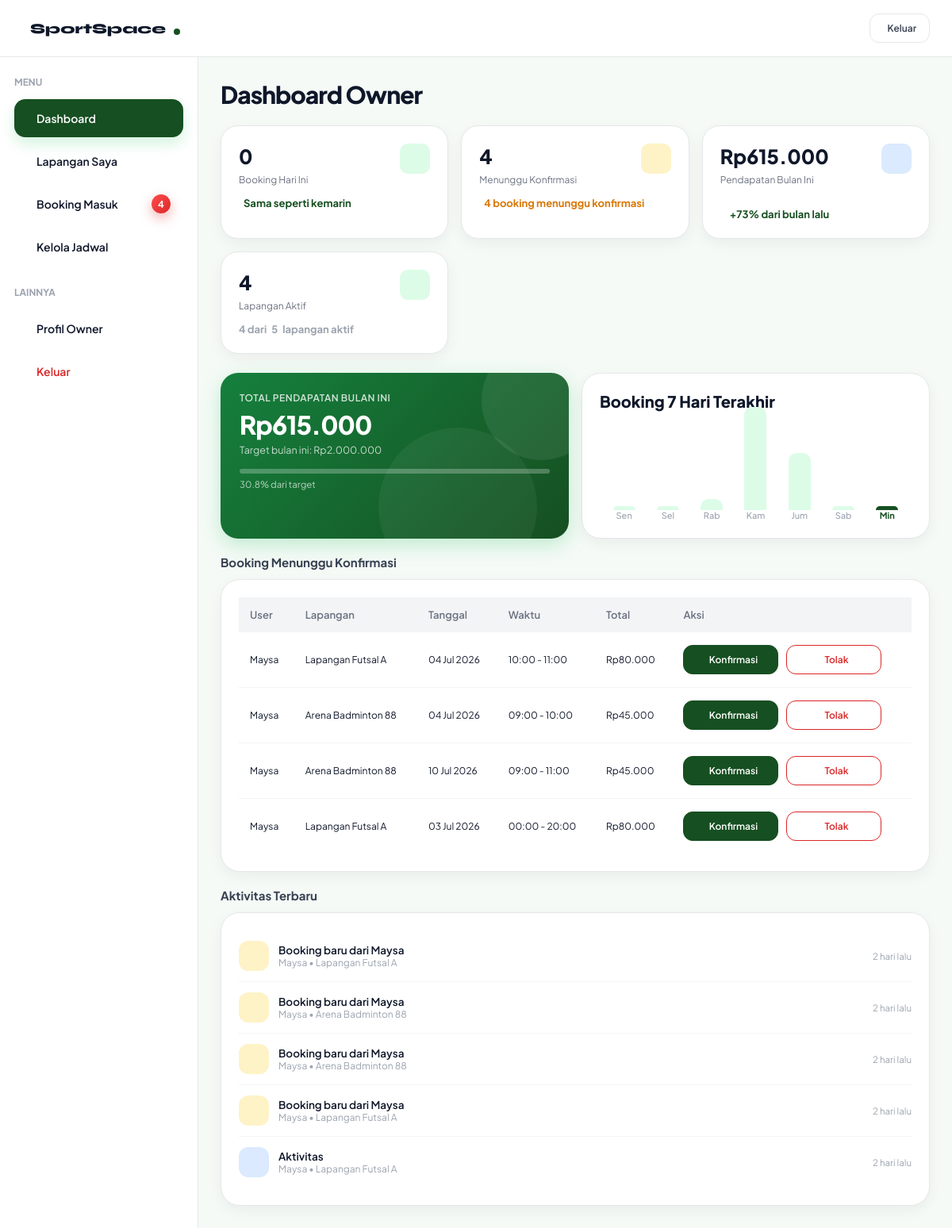
Screenshot of /dashboard-owner.php with the database file from the repository.
### tables this page shows
CREATE TABLE `booking` (
  `booking_id` int(11) NOT NULL,
  `user_id` int(11) NOT NULL,
  `field_id` int(11) NOT NULL,
  `tanggal` date NOT NULL,
  `jam_mulai` time NOT NULL,
  `jam_selesai` time NOT NULL,
  `status` enum('tertunda','menunggu konfirmasi','terkonfirmasi','dibatalkan','selesai') NOT NULL DEFAULT 'tertunda',
  `created_at` timestamp NOT NULL DEFAULT current_timestamp(),
  `booking_code` varchar(20) DEFAULT NULL,
  `metode_pembayaran` varchar(30) DEFAULT NULL,
  `bank` varchar(30) DEFAULT NULL,
  `total` decimal(12,2) NOT NULL
);

CREATE TABLE `users` (
  `user_id` int(11) NOT NULL,
  `nama` varchar(50) NOT NULL,
  `email` varchar(100) NOT NULL,
  `telepon` varchar(15) NOT NULL,
  `password` varchar(255) NOT NULL,
  `role` enum('user','admin','owner') NOT NULL DEFAULT 'user',
  `aktif` enum('aktif','nonaktif') NOT NULL DEFAULT 'aktif',
  `created_at` timestamp NOT NULL DEFAULT current_timestamp()
);

CREATE TABLE `fields` (
  `field_id` int(11) NOT NULL,
  `owner_id` int(11) DEFAULT NULL,
  `nama_lapangan` varchar(100) NOT NULL,
  `jenis` varchar(50) NOT NULL,
  `harga` decimal(10,2) NOT NULL,
  `status` enum('tersedia','penuh') NOT NULL DEFAULT 'tersedia',
  `lokasi` varchar(255) DEFAULT NULL,
  `gambar` varchar(255) DEFAULT NULL,
  `deskripsi` text DEFAULT NULL,
  `owner_name` varchar(100) DEFAULT NULL,
  `owner_phone` varchar(20) DEFAULT NULL,
  `owner_address` varchar(255) DEFAULT NULL,
  `jam_operasional` varchar(50) DEFAULT NULL,
  `kapasitas` int(11) DEFAULT NULL,
  `jenis_lantai` varchar(50) DEFAULT NULL,
  `fasilitas` text DEFAULT NULL,
  `maps_link` text DEFAULT NULL,
  `google_maps_url` text DEFAULT NULL,
  `verifikasi` enum('pending','diterima','ditolak') NOT NULL DEFAULT 'pending',
  `durasi_slot` int(11) NOT NULL DEFAULT 1,
  `hari_libur` text DEFAULT NULL,
  `aktif` enum('aktif','nonaktif') NOT NULL
);

### get-owner-dashboard.php (called while the page is built, shortened)
<?php
include "config.php";
$queryBookingHariIni = mysqli_query($conn, "
SELECT COUNT(*) AS total
FROM booking
WHERE tanggal = CURDATE()
");
$bookingHariIni = mysqli_fetch_assoc($queryBookingHariIni);
$queryPending = mysqli_query($conn, "
SELECT COUNT(*) AS total
FROM booking
WHERE status='tertunda'
");
$pending = mysqli_fetch_assoc($queryPending);
$queryLapanganAktif = mysqli_query($conn, "
SELECT COUNT(*) AS total
FROM fields
WHERE aktif='aktif'
");
$lapanganAktif = mysqli_fetch_assoc($queryLapanganAktif);
$queryTotalLapangan = mysqli_query($conn, "
SELECT COUNT(*) AS total
FROM fields
");
$totalLapangan = mysqli_fetch_assoc($queryTotalLapangan);
$queryPendapatan = mysqli_query($conn,"
SELECT SUM(f.harga) AS total
FROM booking b
JOIN fields f ON b.field_id = f.field_id
WHERE b.status='terkonfirmasi'
AND MONTH(b.tanggal)=MONTH(CURDATE())
AND YEAR(b.tanggal)=YEAR(CURDATE())
");
$pendapatan = mysqli_fetch_assoc($queryPendapatan);
$queryPendapatanLalu = mysqli_query($conn,"
SELECT SUM(f.harga) AS total
FROM booking b
JOIN fields f
ON b.field_id = f.field_id
WHERE b.status='terkonfirmasi'
AND MONTH(b.tanggal)=MONTH(DATE_SUB(CURDATE(), INTERVAL 1 MONTH))
AND YEAR(b.tanggal)=YEAR(DATE_SUB(CURDATE(), INTERVAL 1 MONTH))
");
$pendapatanLalu = mysqli_fetch_assoc($queryPendapatanLalu);
$targetPendapatan = 2000000;
$persenTarget = ($pendapatan['total'] / $targetPendapatan) * 100;
if($pendapatanLalu['total'] > 0){
    $persentasePendapatan =
    (($pendapatan['total'] - $pendapatanLalu['total'])
    / $pendapatanLalu['total']) * 100;
}else{
    $persentasePendapatan = 0;
}
$booking7Hari = [];
for($i = 6; $i >= 0; $i--){
    $tanggal = date("Y-m-d", strtotime("-$i day"));
    $query = mysqli_query($conn,"
    SELECT COUNT(*) AS total
    FROM booking
    WHERE tanggal='$tanggal'
    ");
    $data = mysqli_fetch_assoc($query);
    $booking7Hari[] = $data['total'];
    $maxBooking = max($booking7Hari);
}
?>

### get-owner-fields.php (called while the page is built, shortened)
<?php
include "config.php";
$queryTotal = mysqli_query($conn,"
SELECT COUNT(*) AS total
FROM fields
");
$queryAktif = mysqli_query($conn,"
SELECT COUNT(*) AS total
FROM fields
WHERE aktif='aktif'
");
?>

### get-jadwal-info.php (called while the page is built, shortened)
<?php
include "config.php";
if(isset($_GET['field'])){
    $field_id = (int)$_GET['field'];
}else{
    $cek = mysqli_query($conn,"
    SELECT field_id
    FROM fields
    ORDER BY field_id ASC
    LIMIT 1
    ");
    $fieldPertama = mysqli_fetch_assoc($cek);
    $field_id = $fieldPertama['field_id'];
}
$queryInfo = mysqli_query($conn,"
SELECT *
FROM fields
WHERE field_id='$field_id'
");
$info = mysqli_fetch_assoc($queryInfo);
$queryBookingHariIni = mysqli_query(
    $conn,
    "SELECT COUNT(*) AS total
    FROM booking
    WHERE field_id = '".$info['field_id']."'
    AND tanggal = CURDATE()"
);
$dataBooking = mysqli_fetch_assoc($queryBookingHariIni);
$queryBookingKemarin = mysqli_query($conn,"
SELECT COUNT(*) AS total
FROM booking
WHERE field_id='".$info['field_id']."'
AND tanggal = DATE_SUB(CURDATE(), INTERVAL 1 DAY)
");
$dataBookingKemarin = mysqli_fetch_assoc($queryBookingKemarin);
$selisihBooking =
$dataBooking['total'] - $dataBookingKemarin['total'];
$targetPendapatan = 2000000;
?>

### get-pending-booking.php (called while the page is built, shortened)
<?php
$queryPendingBooking = mysqli_query($conn, "
SELECT
    booking.booking_id,
    booking.tanggal,
    booking.jam_mulai,
    booking.jam_selesai,
    booking.status,
    users.nama,
    fields.nama_lapangan,
    fields.harga
FROM booking
JOIN users
ON booking.user_id = users.user_id
JOIN fields
ON booking.field_id = fields.field_id
WHERE booking.status = 'tertunda'
ORDER BY booking.created_at ASC
");

### get-owner-activity.php (called while the page is built, shortened)
<?php
$queryActivity = mysqli_query($conn,"
SELECT
    booking.booking_id,
    booking.status,
    booking.created_at,
    users.nama,
    fields.nama_lapangan
FROM booking
JOIN users
ON booking.user_id = users.user_id
JOIN fields
ON booking.field_id = fields.field_id
ORDER BY booking.created_at DESC
LIMIT 5
");

### helper-time.php (called while the page is built, shortened)
<?php
function waktuLalu($datetime){
    $selisih = abs(time() - strtotime($datetime));
    if($selisih < 604800){
        return floor($selisih/86400)." hari lalu";
    }
    return date("d M Y", strtotime($datetime));
}

### dashboard-owner.php (the view, shortened to what this page needs)
<?php
include "config.php";
include "get-owner-dashboard.php";
include "get-owner-profile.php";
include "get-owner-fields.php";
include "get-jadwal-info.php";
include "get-pending-booking.php";
include "get-owner-activity.php";
include "helper-time.php";
?>
<!DOCTYPE html>
<html lang="id">
<head>
  <link rel="stylesheet" href="owner.css">
  <link rel="stylesheet" href="https://cdn.jsdelivr.net/npm/@tabler/icons-webfont@3.31.0/dist/tabler-icons.min.css">
</head>
<body>
<nav class="navbar">
  <a href="index.php" class="navbar-brand">
    <span>SportSpace</span>
    <div class="dot"></div>
  </a>
  <div class="navbar-actions">
    <a href="login.html">
      <button class="btn btn-outline btn-sm">
        Keluar
      </button>
    </a>
  </div>
</nav>
<div class="dashboard-layout">
  <aside class="sidebar">
    <div class="sidebar-section">
      Menu
    </div>
    <div class="sidebar-item" onclick="showSection('dashboard',this)">
      Dashboard
    </div>
    <div class="sidebar-item" onclick="showSection('lapangan',this)">
      Lapangan Saya
    </div>
    <div class="sidebar-item menu-booking" onclick="showSection('booking',this)">
      Booking Masuk
      <?php if($pending['total'] > 0): ?>
        <span
        id="pending-badge"
        class="badge">
        <?= $pending['total']; ?>
      </span>
      <?php endif; ?>
    </div>
    <div class="sidebar-item" onclick="showSection('jadwal',this)">
      Kelola Jadwal
    </div>
    <div class="sidebar-section">
      Lainnya
    </div>
    <div class="sidebar-item" onclick="showSection('profil',this)">
      Profil Owner
    </div>
    <a href="login.html" style="color:inherit;">
      <div class="sidebar-item sidebar-logout">
        Keluar
      </div>
    </a>
  </aside>
  <main class="dashboard-content">
    <div id="section-dashboard" style="display:none;">
      <h1 class="page-title">Dashboard Owner</h1>
      <div class="stats-grid">
      <div class="stat-card">
        <div class="row-between">
          <div>
            <div class="stat-value">
              <?= $bookingHariIni['total']; ?>
            </div>
            <div class="stat-label">Booking Hari Ini</div>
          </div>
          <div class="icon-badge green">
          </div>
        </div>
        <div class="stat-change stat-up">
          <?php if($selisihBooking > 0){ ?>
          <i class="ti ti-trending-up"></i>
          +<?= $selisihBooking ?> dibanding kemarin
          <?php } elseif($selisihBooking < 0){ ?>
          <i class="ti ti-trending-down"></i>
          <?= $selisihBooking ?> dibanding kemarin
          <?php } else { ?>
          Sama seperti kemarin
          <?php } ?>
        </div>
      </div>
      <div class="stat-card">
        <div class="row-between">
          <div>
            <div class="stat-value">
              <?= $pending['total']; ?>
            </div>
            <div class="stat-label">Menunggu Konfirmasi</div>
          </div>
          <div class="icon-badge amber">
          </div>
        </div>
        <div class="stat-change" style="color:var(--amber);">
          <?php if($pending['total'] == 0){ ?>
          <i class="ti ti-circle-check"></i>
          Tidak ada booking menunggu
          <?php }elseif($pending['total'] == 1){ ?>
          <i class="ti ti-alert-circle"></i>
          1 booking menunggu konfirmasi
          <?php }else{ ?>
          <?= $pending['total']; ?> booking menunggu konfirmasi
          <?php } ?>
        </div>
      </div>
      <div class="stat-card">
        <div class="row-between">
          <div>
            <div class="stat-value">
              Rp<?= number_format($pendapatan['total'],0,',','.'); ?>
            </div>
            <div class="stat-label">Pendapatan Bulan Ini</div>
          </div>
          <div class="icon-badge blue">
          </div>
        </div>
        <div class="stat-change stat-up">
          <div class="stat-change stat-up">
          <?php if($persentasePendapatan > 0){ ?>
          +<?= round($persentasePendapatan); ?>% dari bulan lalu
          <?php }elseif($persentasePendapatan < 0){ ?>
          <i class="ti ti-trending-down"></i>
          <?= abs(round($persentasePendapatan)); ?>% lebih rendah dari bulan lalu
          <?php }else{ ?>
          <i class="ti ti-minus"></i>
          Sama dengan bulan lalu
          <?php } ?>
        </div>
      </div>
    </div>
    <div class="stat-card">
    <div class="row-between">
        <div>
            <div
                class="stat-value"
                id="dashboard-aktif">
                <?= $lapanganAktif['total']; ?>
            </div>
            <div class="stat-label">
                Lapangan Aktif
            </div>
        </div>
        <div class="icon-badge green">
        </div>
    </div>
    <div
        class="stat-change"
        id="dashboard-aktif-text"
        style="color:var(--gray-400);">
        <?= $lapanganAktif['total']; ?>
        dari
        <span id="dashboard-total-lapangan">
            <?= $totalLapangan['total']; ?>
        </span>
        lapangan aktif
    </div>
</div>
  </div>
  <div class="grid-2col">
    <div class="revenue-card">
      <div class="rev-label">Total Pendapatan Bulan Ini</div>
      <div class="rev-amount">
        Rp<?= number_format($pendapatan['total'],0,",","."); ?>
      </div>
      <div class="rev-target">
        Target bulan ini:
        Rp<?= number_format($targetPendapatan,0,",","."); ?>
      </div>
      <div class="progress-bar progress-bar-inner">
        <div
          class="progress-fill"
          style="width: <?= round($persenTarget,1); ?>%;">
        </div>
      </div>
      <div class="rev-pct">
        <?= round($persenTarget,1); ?>% dari target
      </div>
    </div>
    <div class="card card-no-mb">
      <div class="card-header">Booking 7 Hari Terakhir</div>
      <div class="card-body">
        <div class="chart-bar-wrap">
          <?php
          $hari = ["Sen","Sel","Rab","Kam","Jum","Sab","Min"];
            foreach($booking7Hari as $index => $jumlah){
              $tinggi = ($jumlah / $maxBooking) * 100;
              if($jumlah == 0){
                $tinggi = 4;
                }
                ?>
                <div class="chart-bar-col">
                  <div class="chart-bar-area">
                    <div
                    class="chart-bar <?= $index==6 ? 'active' : ''; ?>"
                    style="height:<?= $tinggi ?>%">
                  </div>
                </div>
                <div
                class="chart-bar-label"
                <?= $index==6 ? 'style="color:var(--green);font-weight:700;"' : ''; ?>>
                <?= $hari[$index] ?>
              </div>
            </div>
            <?php } ?>
          </div>
        </div>
      </div>
    </div>
<h2 class="section-h2">
  Booking Menunggu Konfirmasi
</h2>
<div class="card">
  <div class="overflow-x-auto">
    <table class="table">
      <thead>
        <tr>
          <th>User</th>
          <th>Lapangan</th>
          <th>Tanggal</th>
          <th>Waktu</th>
          <th>Total</th>
          <th>Aksi</th>
        </tr>
      </thead>
      <tbody>
        <?php if(mysqli_num_rows($queryPendingBooking) > 0){ ?>
        <?php while($row = mysqli_fetch_assoc($queryPendingBooking)){ ?>
        <tr>
          <td><?= $row['nama']; ?></td>
          <td><?= $row['nama_lapangan']; ?></td>
          <td><?= date('d M Y', strtotime($row['tanggal'])); ?></td>
          <td>
            <?= substr($row['jam_mulai'],0,5); ?>
            -
            <?= substr($row['jam_selesai'],0,5); ?>
          </td>
          <td>
            Rp<?= number_format($row['harga'],0,",","."); ?>
          </td>
          <td>
            <div class="dashboard-actions">
              <a
              href="update-booking-status.php?id=<?= $row['booking_id']; ?>&status=terkonfirmasi"
              class="btn btn-primary btn-sm"
              onclick="return confirm('Konfirmasi booking ini?');">
              Konfirmasi
              </a>
              <a
              href="update-booking-status.php?id=<?= $row['booking_id']; ?>&status=dibatalkan"
              class="btn btn-outline btn-sm btn-red"
              onclick="return confirm('Yakin ingin menolak booking ini?');">
              Tolak
              </a>
            </div>
          </td>
        </tr>
        <?php } ?>
        <?php } ?>
      </tbody>
    </table>
  </div>
</div>
<h2 class="section-h2"><i class="ti ti-activity icon-green"></i> Aktivitas Terbaru</h2>
<div class="card">
  <div class="card-body">
    <?php if(mysqli_num_rows($queryActivity) > 0){ ?>
    <?php while($row = mysqli_fetch_assoc($queryActivity)){ ?>
    <?php
    if($row['status'] == "tertunda"){
      $class = "act-icon-amber";
      $judul = "Booking baru dari ".$row['nama'];
    }
    elseif($row['status'] == "terkonfirmasi"){
      $icon = "ti-circle-check";
      $class = "act-icon-green";
      $judul = "Booking dikonfirmasi";
    }
    elseif($row['status'] == "dibatalkan"){
      $icon = "ti-circle-x";
      $class = "act-icon-red";
      $judul = "Booking ditolak";
    }
    elseif($row['status'] == "selesai"){
      $icon = "ti-info-circle";
      $class = "act-icon-blue";
      $judul = "Booking selesai";
    }
    else{
      $class = "act-icon-blue";
      $judul = "Aktivitas";
    }
    ?>
    <div class="activity-item">
      <div class="activity-icon <?= $class ?>">
      </div>
      <div class="act-body">
        <div class="act-title">
          <?= $judul ?>
        </div>
        <div class="act-sub">
          <?= $row['nama']; ?>
          •
          <?= $row['nama_lapangan']; ?></div>
      </div>
      <div class="act-time">
        <?= waktuLalu($row['created_at']); ?>
      </div>
    </div>
    <?php } ?>
    <?php } ?>
  </div>
</div>
</div>
</main>
</div>
</body>
</html>

### rows the page displays
booking: user.nama "Maysa", field.nama_lapangan "Lapangan Futsal A", tanggal "04 Jul 2026", jam_mulai "10:00", jam_selesai "11:00", field.harga "80.000", user.nama "Booking baru dari Maysa", created_at "2 hari lalu"
booking: user.nama "Maysa", field.nama_lapangan "Arena Badminton 88", tanggal "04 Jul 2026", jam_mulai "09:00", jam_selesai "10:00", field.harga "45.000", user.nama "Booking baru dari Maysa", created_at "2 hari lalu"
booking: user.nama "Maysa", field.nama_lapangan "Arena Badminton 88", tanggal "10 Jul 2026", jam_mulai "09:00", jam_selesai "11:00", field.harga "45.000", user.nama "Booking baru dari Maysa", created_at "2 hari lalu"
booking: user.nama "Maysa", field.nama_lapangan "Lapangan Futsal A", tanggal "03 Jul 2026", jam_mulai "00:00", jam_selesai "20:00", field.harga "80.000", user.nama "Booking baru dari Maysa", created_at "2 hari lalu"
booking: status "Aktivitas", user.nama "Maysa", field.nama_lapangan "Lapangan Futsal A", created_at "2 hari lalu"

### other values shown
$pending['total'] "4"
$bookingHariIni['total'] "0"
$pendapatan['total'] "615.000"
$persentasePendapatan "73"
$lapanganAktif['total'] "4"
$totalLapangan['total'] "5"
$targetPendapatan "2.000.000"
$persenTarget "30.8"
$hari[$index] "Sen"
$hari[$index] "Sel"
$hari[$index] "Rab"
$hari[$index] "Kam"
$hari[$index] "Jum"
$hari[$index] "Sab"
$hari[$index] "Min"
